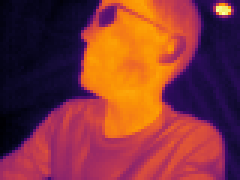
#> input picture frame.png, 80 x 60 px (shown 3 times larger)
$ python -i imaging.py   (imports and definitions only)
#> lines starting #> are read from the running program, lines starting #| are printed output that depends on the picture
#> further down, picture is the input picture: shape (60, 80, 3); mean B, G, R 56.6, 52.8, 129.2
import cv2
import numpy as np

from enum import IntEnum
from logging import getLogger
from collections import defaultdict

RED, GREEN, BLUE = (0, 0, 255), (0, 255, 0), (255, 0, 0)

logger = getLogger("strikepoint")


def findBrightestVisualCircles(frame):
    frame = cv2.cvtColor(frame, cv2.COLOR_BGR2GRAY)
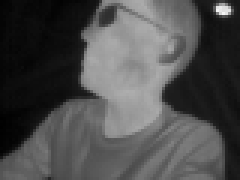
#> frame: shape (60, 80) (shown 3 times larger); min 0, max 244, mean 76.1
    frame = cv2.medianBlur(frame, 5)
    circles = cv2.HoughCircles(
        frame, cv2.HOUGH_GRADIENT_ALT, dp=1.2, minDist=30, param1=100,
        param2=0.8, minRadius=10, maxRadius=50)
#> circles = None
    if circles is None:
        return list()

    overallMeanVal = cv2.mean(frame)[0]
    intensityCircleList = list()
    circles = np.round(circles[0]).astype(int)
    for (x, y, r) in circles:
        mask = np.zeros(frame.shape, dtype=np.uint8)
        cv2.circle(mask, (x, y), r, 255, -1)
        meanVal = cv2.mean(frame, mask=mask)[0]
        if meanVal > overallMeanVal*1.5:
            intensityCircleList.append((meanVal, (x, y, r)))

    intensityCircleList.sort(key=lambda t: t[0], reverse=True)
    return list(a[1] for a in intensityCircleList)


# [21 lines left out: function findBrightestThermalCircles, not called in this run]


class CalibrationEngine1Ball:
    """Engine to perform calibration between thermal and visual frames.
    """

    class CalibrationPhase(IntEnum):
        INACTIVE = 0
        POINT_1 = 1
        POINT_2 = 2
        POINT_3 = 3
        COMPLETE = 4

    # [31 lines left out: functions __init__, start, process, not called in this run]

    def _processInactive(self, frameSeq: int, frameInfo: dict):
        return dict()

    # [89 lines left out: functions _processPoint, _processFinalize, not called in this run]


class StrikeDetectionEngine:
    """Engine to detect strike events in thermal frames.
    """

    def __init__(self):
        self.observedSeq = list()
        self.expectedSeq = tuple([True]*2 + [False]*2)

    def reset(self):
        self.observedSeq = list()

    # [94 lines left out: function detectStrike, not called in this run]

>>> import cv2
>>> picture = cv2.imread('../frame.png')
>>> result = findBrightestVisualCircles(picture)
#> result = []
